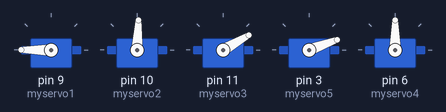
Recording of a sketch running on a simulated Arduino Uno, built with avr-gcc and run on an emulated ATmega328P. Parts: 5 × servo.

Above: at 0.05 s.
At 0.65 s:
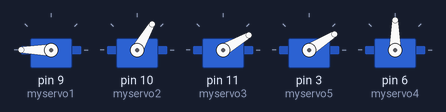
At 1.25 s:
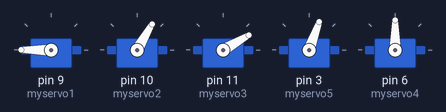
At 2.5 s:
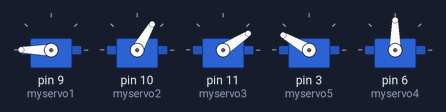
At 3.75 s:
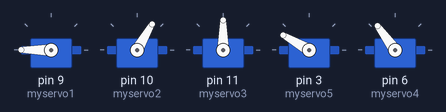
At 5.0 s:
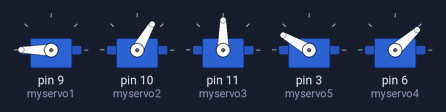
Timing chart, 0 to 6.5 s (numbered marks = the images above):
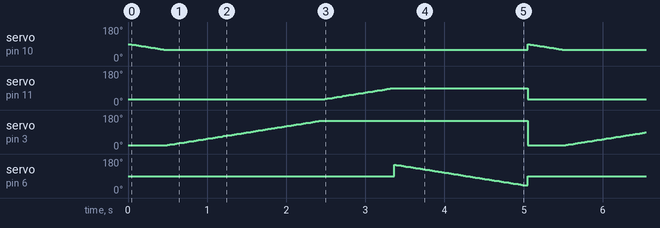

Measured:
- by itself, servo on pin 10 (myservo2): ramps from 89° to 60° and jumps back, once every 5.0 s
- by itself, servo on pin 11 (myservo3): ramps from 30° to 90° and jumps back, once every 5.0 s
- by itself, servo on pin 3 (myservo5): ramps from 20° to 150° and jumps back, once every 5.0 s

The sketch:

for_servo.ino
```cpp
#include <Servo.h>

Servo myservo1;
Servo myservo2;
Servo myservo3;
Servo myservo5;
Servo myservo4;

int pos = 0;
int pos1 = 0;
int pos2 = 0;
int pos3 = 0;
int pos4 = 0;
int pos5 = 0;

void setup() {

  myservo1.attach(9);
  myservo2.attach(10);
  myservo3.attach(11);
  myservo5.attach(3);
  myservo4.attach(6);

}

void loop() {
  //                           SERVO      OUT         IN
myservo2.write(90);            //RB D IN  90          50(60)
myservo3.write(30);            //RM I IN  30          70(60)
myservo1.write(180);           //RE D IN  180         150(180)

myservo5.write(20);            //LB I IN  20           150
myservo4.write(90);           //LE D IN  150         60(90)

for (pos2 = 90; pos2 >= 60; pos2 -= 1) {
    myservo2.write(pos2);
    delay(15);
  }
for (pos5 = 20; pos5 <= 150; pos5 += 1) {
    // in steps of 1 degree
    myservo5.write(pos5);
    delay(15);
  }
for (pos3 = 30; pos3 <= 90; pos3 += 1) {
    // in steps of 1 degree
    myservo3.write(pos3);
    delay(15);
  }
for (pos4 = 150; pos4 >= 40; pos4 -= 1) {
    myservo4.write(pos4);
    delay(15);
  }

/*
for (pos = 0; pos <= 180; pos += 1) {
    // in steps of 1 degree
    myservo.write(pos);
    delay(15);
  }
for (pos = 180; pos >= 0; pos -= 1) {
    myservo.write(pos);
    delay(15);
  }
*/

}
```
